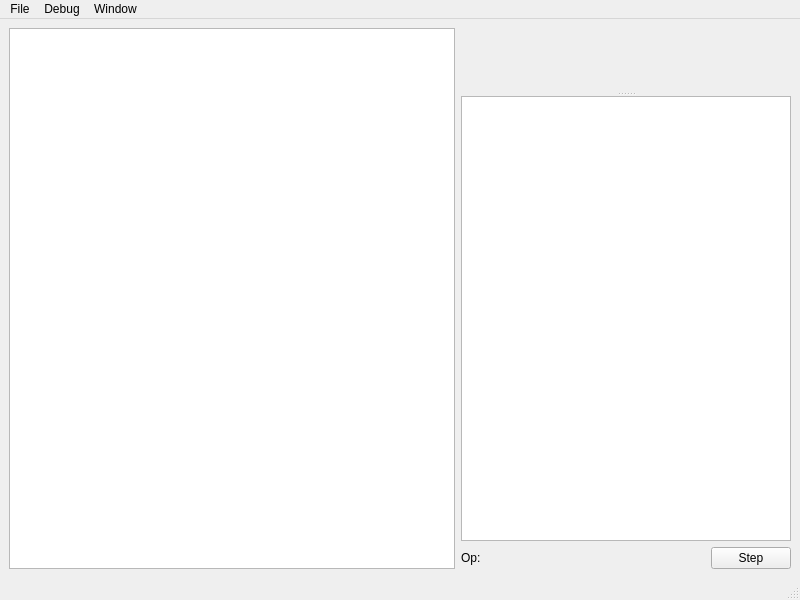
<?xml version="1.0" encoding="UTF-8"?>
<ui version="4.0">
 <class>MainWindow</class>
 <widget class="QMainWindow" name="MainWindow">
  <property name="geometry">
   <rect>
    <x>0</x>
    <y>0</y>
    <width>800</width>
    <height>600</height>
   </rect>
  </property>
  <property name="windowTitle">
   <string>MainWindow</string>
  </property>
  <widget class="QWidget" name="centralwidget">
   <layout class="QHBoxLayout" name="horizontalLayout_3">
    <item>
     <layout class="QHBoxLayout" name="horizontalLayout_2">
      <item>
       <widget class="CodeWidget" name="codeTextEdit">
        <property name="font">
         <font>
          <family>Ubuntu Mono</family>
         </font>
        </property>
        <property name="lineWrapMode">
         <enum>QPlainTextEdit::NoWrap</enum>
        </property>
        <property name="readOnly">
         <bool>true</bool>
        </property>
       </widget>
      </item>
      <item>
       <widget class="QSplitter" name="splitter">
        <property name="orientation">
         <enum>Qt::Vertical</enum>
        </property>
        <widget class="QHexEdit" name="hexEdit">
         <property name="sizePolicy">
          <sizepolicy hsizetype="Fixed" vsizetype="Expanding">
           <horstretch>0</horstretch>
           <verstretch>0</verstretch>
          </sizepolicy>
         </property>
         <property name="minimumSize">
          <size>
           <width>330</width>
           <height>0</height>
          </size>
         </property>
         <property name="toolTip">
          <string>QHexEditWidget</string>
         </property>
         <property name="whatsThis">
          <string>QHexEdit widget allow to edit the data in hex view.</string>
         </property>
         <property name="bytesPerLine">
          <number>8</number>
         </property>
         <property name="data">
          <cstring></cstring>
         </property>
        </widget>
        <widget class="QWidget" name="">
         <layout class="QVBoxLayout" name="verticalLayout">
          <item>
           <widget class="QTreeView" name="treeView">
            <property name="indentation">
             <number>10</number>
            </property>
           </widget>
          </item>
          <item>
           <layout class="QHBoxLayout" name="horizontalLayout">
            <item>
             <widget class="QLabel" name="label">
              <property name="text">
               <string>Op:</string>
              </property>
             </widget>
            </item>
            <item>
             <widget class="QLabel" name="opLabel">
              <property name="text">
               <string/>
              </property>
             </widget>
            </item>
            <item>
             <spacer name="horizontalSpacer">
              <property name="orientation">
               <enum>Qt::Horizontal</enum>
              </property>
              <property name="sizeHint" stdset="0">
               <size>
                <width>40</width>
                <height>20</height>
               </size>
              </property>
             </spacer>
            </item>
            <item>
             <widget class="QPushButton" name="stepButton">
              <property name="text">
               <string>Step</string>
              </property>
             </widget>
            </item>
           </layout>
          </item>
         </layout>
        </widget>
       </widget>
      </item>
     </layout>
    </item>
   </layout>
  </widget>
  <widget class="QMenuBar" name="menubar">
   <property name="geometry">
    <rect>
     <x>0</x>
     <y>0</y>
     <width>800</width>
     <height>22</height>
    </rect>
   </property>
   <widget class="QMenu" name="menuFile">
    <property name="title">
     <string>File</string>
    </property>
    <addaction name="actionLoad"/>
    <addaction name="actionLoad_many"/>
    <addaction name="separator"/>
    <addaction name="actionQuit"/>
   </widget>
   <widget class="QMenu" name="menuDebug">
    <property name="title">
     <string>Debug</string>
    </property>
    <addaction name="actionReset"/>
    <addaction name="actionStep"/>
    <addaction name="actionContinue"/>
    <addaction name="actionStep_out"/>
   </widget>
   <widget class="QMenu" name="menuWindow">
    <property name="title">
     <string>Window</string>
    </property>
    <addaction name="actionBreakpoints"/>
    <addaction name="actionI_O"/>
   </widget>
   <addaction name="menuFile"/>
   <addaction name="menuDebug"/>
   <addaction name="menuWindow"/>
  </widget>
  <widget class="QStatusBar" name="statusbar"/>
  <action name="actionLoad">
   <property name="text">
    <string>Load...</string>
   </property>
   <property name="shortcut">
    <string>Ctrl+L</string>
   </property>
  </action>
  <action name="actionQuit">
   <property name="text">
    <string>Quit</string>
   </property>
  </action>
  <action name="actionReset">
   <property name="text">
    <string>Reset</string>
   </property>
   <property name="shortcut">
    <string>Ctrl+Q</string>
   </property>
  </action>
  <action name="actionStep">
   <property name="text">
    <string>Step</string>
   </property>
   <property name="shortcut">
    <string>F8</string>
   </property>
  </action>
  <action name="actionContinue">
   <property name="text">
    <string>Continue</string>
   </property>
   <property name="shortcut">
    <string>F5</string>
   </property>
  </action>
  <action name="actionBreakpoints">
   <property name="text">
    <string>Breakpoints...</string>
   </property>
  </action>
  <action name="actionI_O">
   <property name="text">
    <string>I/O...</string>
   </property>
  </action>
  <action name="actionLoad_many">
   <property name="text">
    <string>Load many...</string>
   </property>
  </action>
  <action name="actionStep_out">
   <property name="text">
    <string>Step out</string>
   </property>
   <property name="shortcut">
    <string>Shift+F8</string>
   </property>
  </action>
 </widget>
 <customwidgets>
  <customwidget>
   <class>QHexEdit</class>
   <extends>QFrame</extends>
   <header>qhexedit.h</header>
  </customwidget>
  <customwidget>
   <class>CodeWidget</class>
   <extends>QPlainTextEdit</extends>
   <header location="global">codewidget.h</header>
  </customwidget>
 </customwidgets>
 <resources/>
 <connections/>
</ui>
